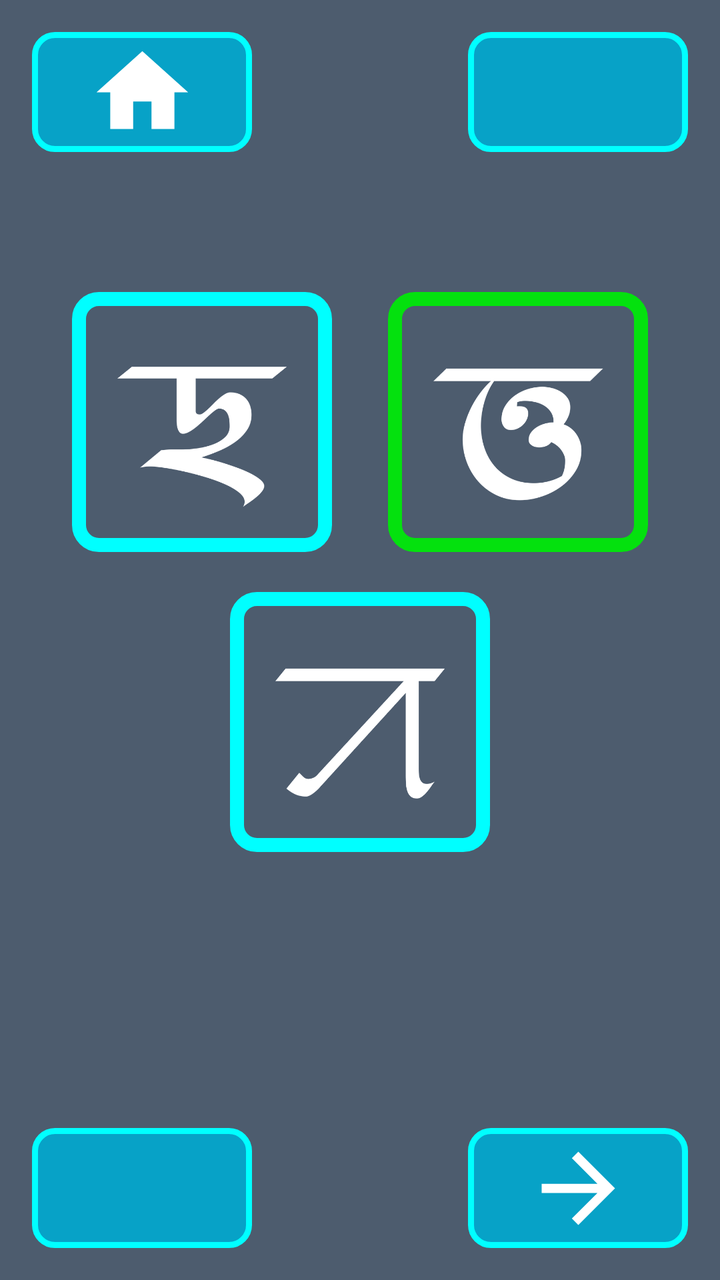
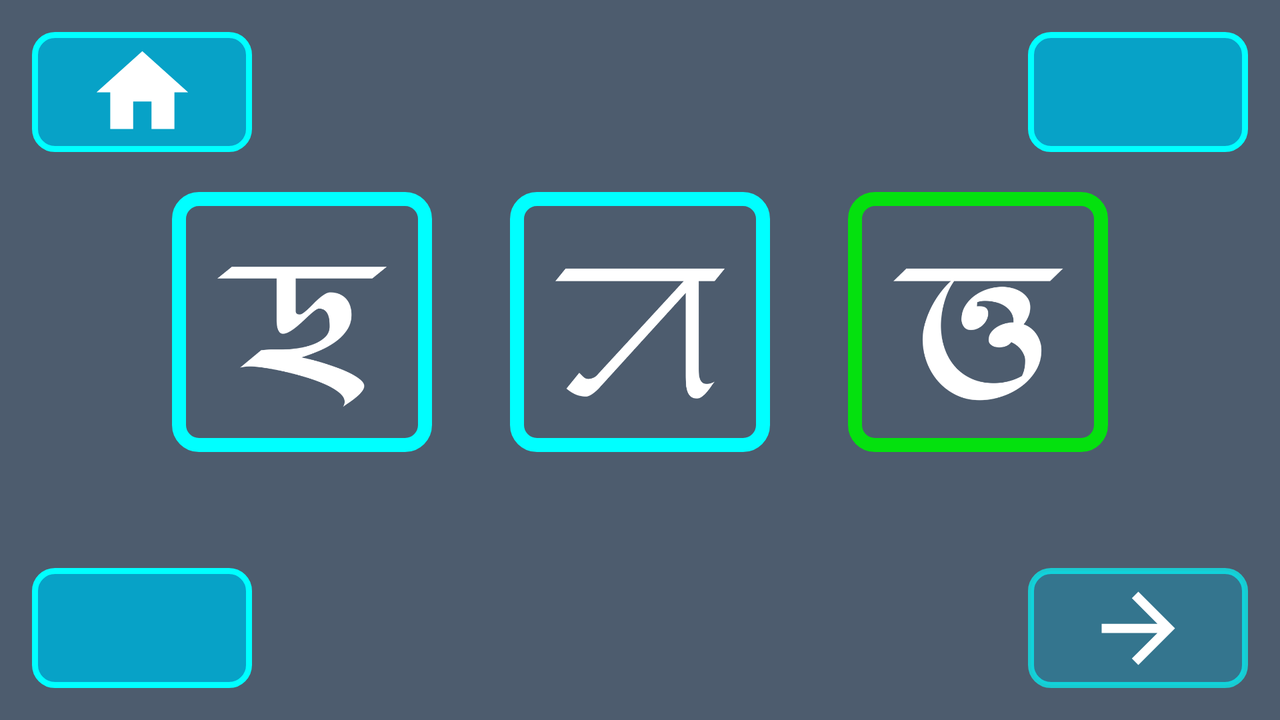

First picture: res/layout/ on a phone held upright. Second picture: the repository's own variant of that layout, on a device whose configuration matches the variant's folder. Source for both follows.
<!-- AndroidManifest.xml: application theme AppTheme -->
<!-- res/layout/activity_l1_q3_r.xml -->
<?xml version="1.0" encoding="utf-8"?>
<RelativeLayout xmlns:android="http://schemas.android.com/apk/res/android"
    xmlns:tools="http://schemas.android.com/tools"
    android:layout_width="match_parent"
    android:layout_height="match_parent"
    tools:context=".L1Q2"
    android:padding="16dp"
    android:background="@color/colorPrimaryDark">

    <ImageButton
        android:id="@+id/home"
        android:background="@drawable/button_background"
        android:layout_width="110dp"
        android:layout_height="60dp"
        android:layout_alignParentLeft="true"
        android:layout_alignParentStart="true"
        android:layout_alignParentTop="true"
        android:contentDescription="@string/todo"
        android:src="@drawable/ic_home"/>

    <ImageButton
        android:id="@+id/repeat"
        android:layout_alignParentTop="true"
        android:background="@drawable/button_background"
        android:layout_width="110dp"
        android:layout_height="60dp"
        android:layout_alignParentRight="true"
        android:layout_alignParentEnd="true"
        android:contentDescription="@string/todo"
        android:src="@drawable/ic_retry"/>

    <RelativeLayout
        android:padding="20dp"
        android:layout_marginTop="50dp"
        android:layout_below="@+id/repeat"
        android:layout_width="match_parent"
        android:layout_height="350dp">


        <ImageView
            android:id="@+id/q1"
            android:padding="10dp"
            android:layout_alignParentLeft="true"
            android:background="@drawable/image_background"
            android:layout_width="130dp"
            android:layout_height="130dp"
            android:src="@drawable/l1b"
            android:layout_alignParentStart="true"
            android:contentDescription="@string/todo" />

        <ImageView
            android:id="@+id/q2"
            android:padding="10dp"
            android:layout_alignParentRight="true"
            android:background="@drawable/right_image_background"
            android:layout_width="130dp"
            android:layout_height="130dp"
            android:src="@drawable/l1c"
            android:layout_alignParentEnd="true"
            android:contentDescription="@string/todo" />

        <ImageView
            android:id="@+id/q3"
            android:layout_marginTop="20dp"
            android:padding="10dp"
            android:layout_below="@+id/q2"
            android:layout_centerHorizontal="true"
            android:background="@drawable/image_background"
            android:layout_width="130dp"
            android:layout_height="130dp"
            android:src="@drawable/l1a"
            android:contentDescription="@string/todo" />

    </RelativeLayout>


    <ImageButton
        android:id="@+id/back"
        android:background="@drawable/button_background"
        android:layout_width="110dp"
        android:layout_height="60dp"
        android:layout_alignParentLeft="true"
        android:layout_alignParentStart="true"
        android:layout_alignParentBottom="true"
        android:contentDescription="@string/todo"
        android:src="@drawable/ic_arrow_back"/>

    <ImageButton
        android:id="@+id/forward"
        android:background="@drawable/button_background"
        android:layout_width="110dp"
        android:layout_height="60dp"
        android:layout_alignParentRight="true"
        android:layout_alignParentEnd="true"
        android:layout_alignParentBottom="true"
        android:contentDescription="@string/todo"
        android:src="@drawable/ic_arrow_forward"/>

</RelativeLayout>
<!-- resources referenced by this layout -->
<resources>
  <color name="colorPrimaryDark">#4D5C6E</color>
  <!-- drawable button_background (drawable) -->
  <?xml version="1.0" encoding="utf-8"?>
  <shape xmlns:android="http://schemas.android.com/apk/res/android"
      android:shape="rectangle">
      <solid android:color="#07A2C7"/>
      <corners android:radius="10dp"/>
      <stroke android:color="#00FFFF"
          android:width="3dp"/>
  </shape>
  <!-- drawable ic_arrow_forward (drawable) -->
  <vector android:height="55dp" android:tint="#FFFFFF"
      android:viewportHeight="24.0"
      android:viewportWidth="24.0"
      android:width="55dp"
      xmlns:android="http://schemas.android.com/apk/res/android">
  
      <path android:fillColor="#FF000000"
            android:pathData="M12,4l-1.41,1.41L16.17,11H4v2h12.17l-5.58,5.59L12,20l8,-8z"/>
  </vector>
  <!-- drawable ic_home (drawable) -->
  <vector android:height="55dp" android:tint="#FFFFFF"
      android:viewportHeight="24.0"
      android:viewportWidth="24.0"
      android:width="55dp"
      xmlns:android="http://schemas.android.com/apk/res/android">
  
      <path android:fillColor="#FF000000"
            android:pathData="M10,20v-6h4v6h5v-8h3L12,3 2,12h3v8z"/>
  </vector>
  <!-- drawable image_background (drawable) -->
  <?xml version="1.0" encoding="utf-8"?>
  <shape xmlns:android="http://schemas.android.com/apk/res/android"
      android:shape="rectangle">
      <solid android:color="@color/colorPrimaryDark"/>
      <corners android:radius="10dp"/>
      <stroke android:color="#00FFFF"
          android:width="7dp"/>
  </shape>
  <!-- drawable l1a: png bitmap (drawable, 8845 bytes) -->
  <!-- drawable l1b: png bitmap (drawable, 10586 bytes) -->
  <!-- drawable l1c: png bitmap (drawable, 13486 bytes) -->
  <!-- drawable right_image_background (drawable) -->
  <?xml version="1.0" encoding="utf-8"?>
  <shape xmlns:android="http://schemas.android.com/apk/res/android"
      android:shape="rectangle">
      <solid android:color="@color/colorPrimaryDark"/>
      <corners android:radius="10dp"/>
      <stroke android:color="#04E10E"
          android:width="7dp"/>
  </shape>
  <string name="todo">TODO</string>
  <style name="AppTheme" parent="Theme.AppCompat.Light.NoActionBar">
          
          <item name="colorPrimary">@color/colorPrimary</item>
          <item name="colorPrimaryDark">@color/colorPrimaryDark</item>
          <item name="colorAccent">@color/colorAccent</item>
      </style>
  <color name="colorPrimary">#4D5C6E</color>
  <color name="colorAccent">#03DAC5</color>
</resources>
<!-- res/layout-land/activity_l1_q3_r.xml (the author's variant of the layout above) -->
<!-- drawn on the phone turned sideways -->
<?xml version="1.0" encoding="utf-8"?>
<RelativeLayout xmlns:android="http://schemas.android.com/apk/res/android"
    xmlns:tools="http://schemas.android.com/tools"
    android:layout_width="match_parent"
    android:layout_height="match_parent"
    tools:context=".L1A"
    android:padding="16dp"
    android:background="@color/colorPrimaryDark">

    <ImageButton
        android:id="@+id/home"
        android:background="@drawable/button_background"
        android:layout_width="110dp"
        android:layout_height="60dp"
        android:layout_alignParentLeft="true"
        android:layout_alignParentStart="true"
        android:layout_alignParentTop="true"
        android:contentDescription="@string/todo"
        android:src="@drawable/ic_home"/>

    <ImageButton
        android:id="@+id/repeat"
        android:layout_alignParentTop="true"
        android:background="@drawable/button_background"
        android:layout_width="110dp"
        android:layout_height="60dp"
        android:layout_alignParentRight="true"
        android:layout_alignParentEnd="true"
        android:contentDescription="@string/todo"
        android:src="@drawable/ic_retry"/>

    <RelativeLayout
        android:layout_width="match_parent"
        android:layout_height="350dp"
        android:layout_below="@+id/repeat"
        android:layout_marginLeft="50dp"
        android:layout_marginRight="50dp"
        android:padding="20dp">


        <ImageView
            android:id="@+id/q1"
            android:layout_width="130dp"
            android:layout_height="130dp"
            android:layout_alignParentStart="true"
            android:layout_alignParentLeft="true"
            android:background="@drawable/image_background"
            android:contentDescription="@string/todo"
            android:padding="10dp"
            android:src="@drawable/l1b" />

        <ImageView
            android:id="@+id/q2"
            android:layout_width="130dp"
            android:layout_height="130dp"
            android:layout_alignParentEnd="true"
            android:layout_alignParentRight="true"
            android:background="@drawable/right_image_background"
            android:contentDescription="@string/todo"
            android:padding="10dp"
            android:src="@drawable/l1c" />

        <ImageView
            android:id="@+id/q3"

            android:layout_width="130dp"

            android:layout_height="130dp"
            android:layout_centerHorizontal="true"
            android:background="@drawable/image_background"
            android:contentDescription="@string/todo"
            android:padding="10dp"
            android:src="@drawable/l1a" />

    </RelativeLayout>


    <ImageButton
        android:id="@+id/back"
        android:background="@drawable/button_background"
        android:layout_width="110dp"
        android:layout_height="60dp"
        android:layout_alignParentLeft="true"
        android:layout_alignParentStart="true"
        android:layout_alignParentBottom="true"
        android:contentDescription="@string/todo"
        android:src="@drawable/ic_arrow_back"/>

    <ImageButton
        android:id="@+id/forward"
        android:background="@drawable/button_background_i"
        android:layout_width="110dp"
        android:layout_height="60dp"
        android:layout_alignParentRight="true"
        android:layout_alignParentEnd="true"
        android:layout_alignParentBottom="true"
        android:contentDescription="@string/todo"
        android:src="@drawable/ic_arrow_forward"/>

</RelativeLayout>
<!-- resources referenced by the variant -->
<!-- as the phone turned sideways resolves them -->
<resources>
  <color name="colorPrimaryDark">#4D5C6E</color>
  <!-- drawable button_background (drawable) -->
  <?xml version="1.0" encoding="utf-8"?>
  <shape xmlns:android="http://schemas.android.com/apk/res/android"
      android:shape="rectangle">
      <solid android:color="#07A2C7"/>
      <corners android:radius="10dp"/>
      <stroke android:color="#00FFFF"
          android:width="3dp"/>
  </shape>
  <!-- drawable button_background_i (drawable) -->
  <?xml version="1.0" encoding="utf-8"?>
  <shape xmlns:android="http://schemas.android.com/apk/res/android"
      android:shape="rectangle">
      <solid android:color="#5B07A2C7"/>
      <corners android:radius="10dp"/>
      <stroke android:color="#AD00FFFF"
          android:width="3dp"/>
  </shape>
  <!-- drawable ic_arrow_forward (drawable) -->
  <vector android:height="55dp" android:tint="#FFFFFF"
      android:viewportHeight="24.0"
      android:viewportWidth="24.0"
      android:width="55dp"
      xmlns:android="http://schemas.android.com/apk/res/android">
  
      <path android:fillColor="#FF000000"
            android:pathData="M12,4l-1.41,1.41L16.17,11H4v2h12.17l-5.58,5.59L12,20l8,-8z"/>
  </vector>
  <!-- drawable ic_home (drawable) -->
  <vector android:height="55dp" android:tint="#FFFFFF"
      android:viewportHeight="24.0"
      android:viewportWidth="24.0"
      android:width="55dp"
      xmlns:android="http://schemas.android.com/apk/res/android">
  
      <path android:fillColor="#FF000000"
            android:pathData="M10,20v-6h4v6h5v-8h3L12,3 2,12h3v8z"/>
  </vector>
  <!-- drawable image_background (drawable) -->
  <?xml version="1.0" encoding="utf-8"?>
  <shape xmlns:android="http://schemas.android.com/apk/res/android"
      android:shape="rectangle">
      <solid android:color="@color/colorPrimaryDark"/>
      <corners android:radius="10dp"/>
      <stroke android:color="#00FFFF"
          android:width="7dp"/>
  </shape>
  <!-- drawable l1a: png bitmap (drawable, 8845 bytes) -->
  <!-- drawable l1b: png bitmap (drawable, 10586 bytes) -->
  <!-- drawable l1c: png bitmap (drawable, 13486 bytes) -->
  <!-- drawable right_image_background (drawable) -->
  <?xml version="1.0" encoding="utf-8"?>
  <shape xmlns:android="http://schemas.android.com/apk/res/android"
      android:shape="rectangle">
      <solid android:color="@color/colorPrimaryDark"/>
      <corners android:radius="10dp"/>
      <stroke android:color="#04E10E"
          android:width="7dp"/>
  </shape>
  <string name="todo">TODO</string>
  <style name="AppTheme" parent="Theme.AppCompat.Light.NoActionBar">
          
          <item name="colorPrimary">@color/colorPrimary</item>
          <item name="colorPrimaryDark">@color/colorPrimaryDark</item>
          <item name="colorAccent">@color/colorAccent</item>
      </style>
  <color name="colorPrimary">#4D5C6E</color>
  <color name="colorAccent">#03DAC5</color>
</resources>
